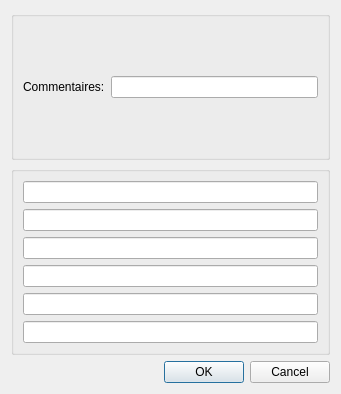
<?xml version="1.0" encoding="UTF-8"?>
<ui version="4.0">
 <class>Dialog</class>
 <widget class="QDialog" name="Dialog">
  <property name="geometry">
   <rect>
    <x>0</x>
    <y>0</y>
    <width>341</width>
    <height>394</height>
   </rect>
  </property>
  <property name="windowTitle">
   <string>Dialog</string>
  </property>
  <layout class="QVBoxLayout" name="verticalLayout">
   <item>
    <widget class="QGroupBox" name="groupBox">
     <property name="title">
      <string/>
     </property>
     <property name="flat">
      <bool>false</bool>
     </property>
     <layout class="QGridLayout" name="gridLayout" columnstretch="0,0">
      <property name="verticalSpacing">
       <number>6</number>
      </property>
      <item row="1" column="0">
       <widget class="QLabel" name="label_2">
        <property name="text">
         <string>Commentaires:</string>
        </property>
       </widget>
      </item>
      <item row="1" column="1">
       <widget class="QLineEdit" name="comments"/>
      </item>
     </layout>
    </widget>
   </item>
   <item>
    <widget class="QGroupBox" name="hideit">
     <property name="title">
      <string/>
     </property>
     <layout class="QVBoxLayout" name="verticalLayout_2">
      <item>
       <widget class="QLineEdit" name="uuid"/>
      </item>
      <item>
       <widget class="QLineEdit" name="massif_id"/>
      </item>
      <item>
       <widget class="QLineEdit" name="modified_by_id"/>
      </item>
      <item>
       <widget class="QLineEdit" name="created_by_id"/>
      </item>
      <item>
       <widget class="QLineEdit" name="created"/>
      </item>
      <item>
       <widget class="QLineEdit" name="modified"/>
      </item>
     </layout>
    </widget>
   </item>
   <item>
    <widget class="QDialogButtonBox" name="buttonBox">
     <property name="orientation">
      <enum>Qt::Horizontal</enum>
     </property>
     <property name="standardButtons">
      <set>QDialogButtonBox::Cancel|QDialogButtonBox::Ok</set>
     </property>
    </widget>
   </item>
  </layout>
 </widget>
 <resources/>
 <connections>
  <connection>
   <sender>buttonBox</sender>
   <signal>accepted()</signal>
   <receiver>Dialog</receiver>
   <slot>accept()</slot>
   <hints>
    <hint type="sourcelabel">
     <x>248</x>
     <y>254</y>
    </hint>
    <hint type="destinationlabel">
     <x>157</x>
     <y>274</y>
    </hint>
   </hints>
  </connection>
  <connection>
   <sender>buttonBox</sender>
   <signal>rejected()</signal>
   <receiver>Dialog</receiver>
   <slot>reject()</slot>
   <hints>
    <hint type="sourcelabel">
     <x>316</x>
     <y>260</y>
    </hint>
    <hint type="destinationlabel">
     <x>286</x>
     <y>274</y>
    </hint>
   </hints>
  </connection>
 </connections>
</ui>
